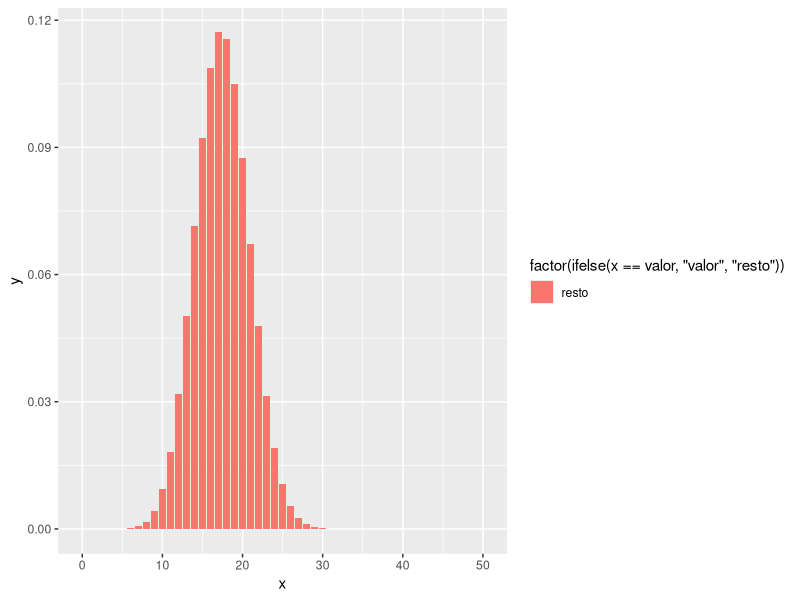
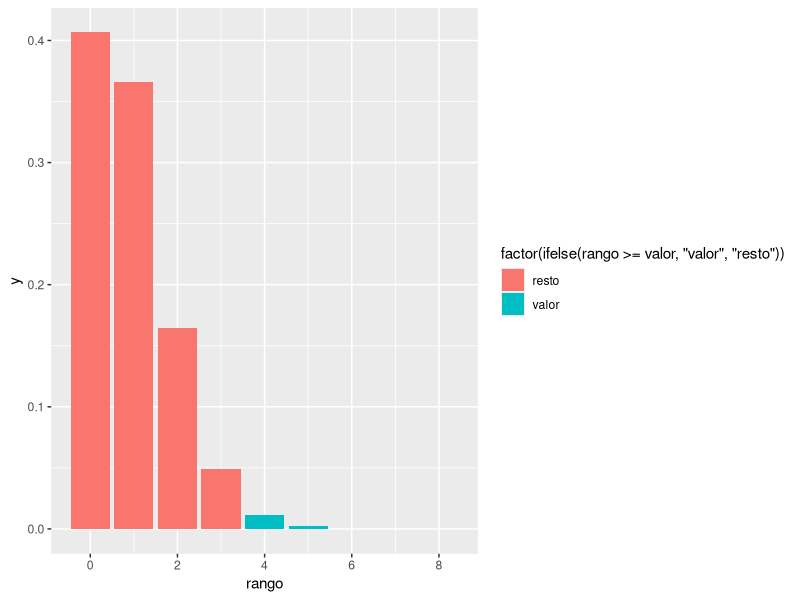
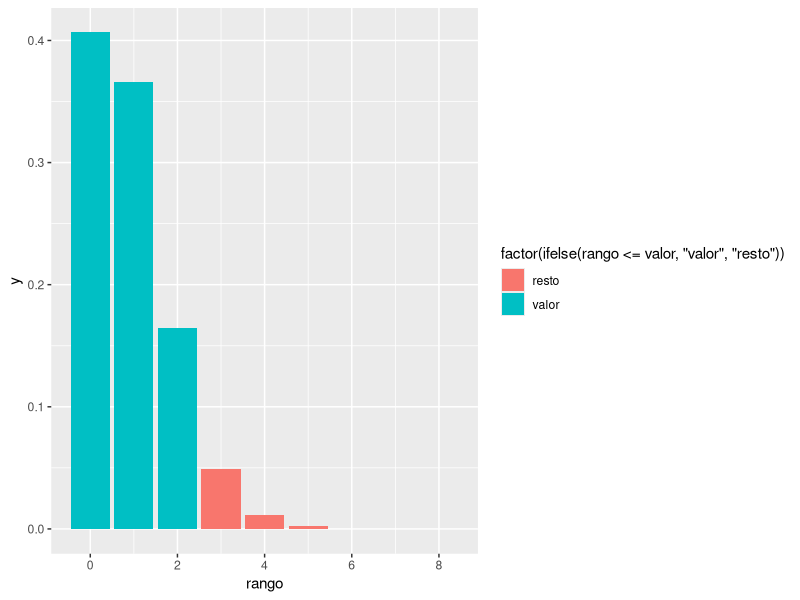
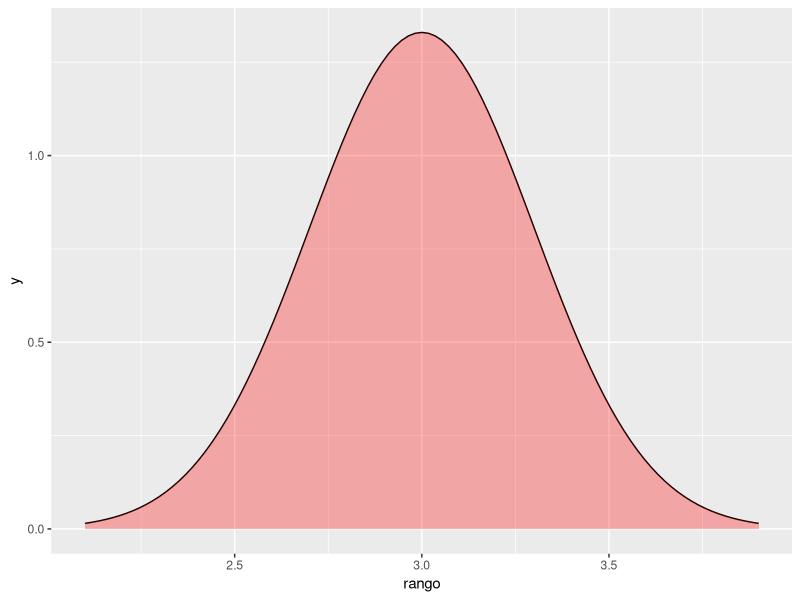

Reproduce these figures in R, in order.
## ---- chunk 1
knitr::opts_chunk$set(echo = TRUE)
## ---- chunk 2
dbinom(20,50,0.35)
## ---- chunk 3

library(ggplot2)
df <- data.frame(x=0:50, y=dbinom(0:50,50,0.35))

head(df)
df
valor<-df$y


ggplot(data=df, aes(x=x,y=y, fill=factor(ifelse(x==valor,"valor","resto")))) +
  geom_bar(stat = 'identity')

## ---- chunk 4
pbinom(14,50,0.35,lower.tail = FALSE);

1- pbinom(14,50,0.35)
## ---- chunk 5
p1<- pbinom(19,50,0.35)-pbinom(12,50,0.35); p1

p2<- pbinom(15,50,0.35)-pbinom(9,50,0.35); p2

## ---- chunk 6
qbinom(0.3,50,0.66)
## ---- chunk 7
rbinom(10,50,0.35)
## ---- chunk 8
set.seed(1)
rbinom(10,50,0.35)
## ---- chunk 9
dpois(4,0.9)

rango=0:8
df <- data.frame(rango, y=dpois(rango,lambda=0.9))
df
valor<-4


ggplot(data=df, aes(x=rango,y=y, fill=factor(ifelse(rango>=valor,"valor","resto")))) +
  geom_bar(stat = 'identity')
## ---- chunk 10
dpois(0,0.9)+dpois(1,0.9)+dpois(2,0.9)

ppois(2,0.9)

valor<-2


ggplot(data=df, aes(x=rango,y=y, fill=factor(ifelse(rango<=valor,"valor","resto")))) +
  geom_bar(stat = 'identity')
## ---- chunk 11
qpois(0.4,0.9)
## ---- chunk 12
rpois(30,0.9)
## ---- chunk 13
pnorm(2.8, 3, 0.3)

rango = c(3-3*0.3, 3+3*0.3)

ggplot(data.frame(x=rango), aes(x=rango)) + 
  stat_function(fun = dnorm, n=101, args = list(mean=3, sd=0.3)) +
  geom_area(stat = 'function', fun =dnorm, args=list(mean=3, sd=0.3),
            fill='red', xlim=c(3-3*0.3, 3+3*0.3), alpha=0.3)
## ---- chunk 14
x<-15
punif(x, min=0, max=90, lower.tail = TRUE)
## ---- chunk 15
punif(55, min=0, max=90, lower.tail = TRUE) - 
  punif(15, min=0, max=90, lower.tail = TRUE)
## ---- chunk 16
1-punif(55, min=0, max=90, lower.tail = TRUE)
## ---- chunk 17
(1-punif(55, min=0, max=90, lower.tail = TRUE))^2
## ---- chunk 18
1-pnorm(5.841620,5,1,lower.tail = TRUE)

pt(0.8790,10,lower.tail = TRUE)

qt(0.8,10,lower.tail = TRUE)
## ---- chunk 19
n=16
x=4.5
mu=5
sigma=1
e.e=1/4

1-pnorm(4.5,5,e.e,lower.tail = TRUE)
## ---- chunk 20
1-pnorm(5.6,5,1,lower.tail = TRUE)
## ---- chunk 21
1-pnorm(5.6,5,e.e,lower.tail = TRUE)
## ---- chunk 22
pexp(5, rate = 1/7, lower.tail = FALSE)
1-pexp(5, rate = 1/7, lower.tail = TRUE)
## ---- chunk 23
pexp(3, rate = 1/7, lower.tail = TRUE)
## ---- chunk 24
a<-pexp(8, rate = 1/7, lower.tail = TRUE)-pexp(4, rate = 1/7, lower.tail = TRUE)
b<-pexp(4, rate = 1/7, lower.tail = TRUE)
a/b
